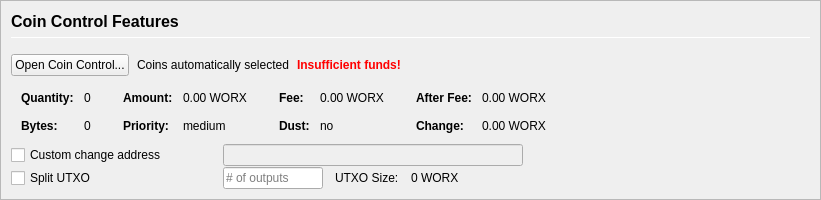
         <widget class="QFrame" name="frameCoinControl">
          <property name="sizePolicy">
           <sizepolicy hsizetype="Expanding" vsizetype="Expanding">
            <horstretch>0</horstretch>
            <verstretch>0</verstretch>
           </sizepolicy>
          </property>
          <property name="maximumSize">
           <size>
            <width>16777215</width>
            <height>16777215</height>
           </size>
          </property>
          <property name="frameShape">
           <enum>QFrame::StyledPanel</enum>
          </property>
          <property name="frameShadow">
           <enum>QFrame::Sunken</enum>
          </property>
          <layout class="QVBoxLayout" name="verticalLayoutCoinControl2">
           <property name="spacing">
            <number>0</number>
           </property>
           <property name="margin">
            <number>0</number>
           </property>
           <item>
            <widget class="QFrame" name="frameCoinControl_BG">
             <layout class="QVBoxLayout" name="verticalLayoutCoinControl" stretch="0,0,0,0,0,0">
              <property name="spacing">
               <number>1</number>
              </property>
              <property name="leftMargin">
               <number>10</number>
              </property>
              <property name="topMargin">
               <number>10</number>
              </property>
              <item>
               <layout class="QHBoxLayout" name="horizontalLayoutCoinControl1">
                <property name="bottomMargin">
                 <number>15</number>
                </property>
                <item>
                 <layout class="QVBoxLayout" name="verticalLayout_3">
                  <property name="spacing">
                   <number>6</number>
                  </property>
                  <item>
                   <widget class="QLabel" name="labelCoinControlFeatures">
                    <property name="sizePolicy">
                     <sizepolicy hsizetype="Preferred" vsizetype="Maximum">
                      <horstretch>0</horstretch>
                      <verstretch>0</verstretch>
                     </sizepolicy>
                    </property>
                    <property name="minimumSize">
                     <size>
                      <width>0</width>
                      <height>20</height>
                     </size>
                    </property>
                    <property name="font">
                     <font>
                      <pointsize>12</pointsize>
                      <weight>75</weight>
                      <bold>true</bold>
                     </font>
                    </property>
                    <property name="styleSheet">
                     <string notr="true">font-weight:bold;</string>
                    </property>
                    <property name="text">
                     <string>Coin Control Features</string>
                    </property>
                   </widget>
                  </item>
                  <item>
                   <widget class="Line" name="line">
                    <property name="minimumSize">
                     <size>
                      <width>0</width>
                      <height>1</height>
                     </size>
                    </property>
                    <property name="maximumSize">
                     <size>
                      <width>16777215</width>
                      <height>1</height>
                     </size>
                    </property>
                    <property name="orientation">
                     <enum>Qt::Horizontal</enum>
                    </property>
                   </widget>
                  </item>
                 </layout>
                </item>
               </layout>
              </item>
              <item>
               <layout class="QHBoxLayout" name="horizontalLayoutCoinControl2" stretch="0,0,0,0">
                <property name="spacing">
                 <number>8</number>
                </property>
                <property name="bottomMargin">
                 <number>10</number>
                </property>
                <item>
                 <widget class="QPushButton" name="pushButtonCoinControl">
                  <property name="styleSheet">
                   <string notr="true"/>
                  </property>
                  <property name="text">
                   <string>Open Coin Control...</string>
                  </property>
                  <property name="autoDefault">
                   <bool>false</bool>
                  </property>
                 </widget>
                </item>
                <item>
                 <widget class="QLabel" name="labelCoinControlAutomaticallySelected">
                  <property name="text">
                   <string>Coins automatically selected</string>
                  </property>
                  <property name="margin">
                   <number>5</number>
                  </property>
                 </widget>
                </item>
                <item>
                 <widget class="QLabel" name="labelCoinControlInsuffFunds">
                  <property name="font">
                   <font>
                    <weight>75</weight>
                    <bold>true</bold>
                   </font>
                  </property>
                  <property name="styleSheet">
                   <string notr="true">color:red;font-weight:bold;</string>
                  </property>
                  <property name="text">
                   <string>Insufficient funds!</string>
                  </property>
                  <property name="margin">
                   <number>5</number>
                  </property>
                 </widget>
                </item>
                <item>
                 <spacer name="horizontalSpacerCoinControl">
                  <property name="orientation">
                   <enum>Qt::Horizontal</enum>
                  </property>
                  <property name="sizeHint" stdset="0">
                   <size>
                    <width>40</width>
                    <height>1</height>
                   </size>
                  </property>
                 </spacer>
                </item>
               </layout>
              </item>
              <item>
               <widget class="QWidget" name="widgetCoinControl" native="true">
                <property name="sizePolicy">
                 <sizepolicy hsizetype="Preferred" vsizetype="Preferred">
                  <horstretch>0</horstretch>
                  <verstretch>0</verstretch>
                 </sizepolicy>
                </property>
                <property name="minimumSize">
                 <size>
                  <width>0</width>
                  <height>0</height>
                 </size>
                </property>
                <property name="styleSheet">
                 <string notr="true"/>
                </property>
                <layout class="QHBoxLayout" name="horizontalLayoutCoinControl5">
                 <property name="margin">
                  <number>0</number>
                 </property>
                 <item>
                  <layout class="QHBoxLayout" name="horizontalLayoutCoinControl3" stretch="0,0,0,1">
                   <property name="spacing">
                    <number>20</number>
                   </property>
                   <property name="topMargin">
                    <number>0</number>
                   </property>
                   <property name="bottomMargin">
                    <number>10</number>
                   </property>
                   <item>
                    <layout class="QFormLayout" name="formLayoutCoinControl1">
                     <property name="horizontalSpacing">
                      <number>10</number>
                     </property>
                     <property name="verticalSpacing">
                      <number>14</number>
                     </property>
                     <property name="leftMargin">
                      <number>10</number>
                     </property>
                     <property name="topMargin">
                      <number>4</number>
                     </property>
                     <property name="rightMargin">
                      <number>6</number>
                     </property>
                     <item row="0" column="0">
                      <widget class="QLabel" name="labelCoinControlQuantityText">
                       <property name="font">
                        <font>
                         <weight>75</weight>
                         <bold>true</bold>
                        </font>
                       </property>
                       <property name="text">
                        <string>Quantity:</string>
                       </property>
                       <property name="margin">
                        <number>0</number>
                       </property>
                      </widget>
                     </item>
                     <item row="0" column="1">
                      <widget class="QLabel" name="labelCoinControlQuantity">
                       <property name="cursor">
                        <cursorShape>IBeamCursor</cursorShape>
                       </property>
                       <property name="contextMenuPolicy">
                        <enum>Qt::ActionsContextMenu</enum>
                       </property>
                       <property name="text">
                        <string notr="true">0</string>
                       </property>
                       <property name="margin">
                        <number>0</number>
                       </property>
                       <property name="textInteractionFlags">
                        <set>Qt::LinksAccessibleByMouse|Qt::TextSelectableByKeyboard|Qt::TextSelectableByMouse</set>
                       </property>
                      </widget>
                     </item>
                     <item row="1" column="0">
                      <widget class="QLabel" name="labelCoinControlBytesText">
                       <property name="font">
                        <font>
                         <weight>75</weight>
                         <bold>true</bold>
                        </font>
                       </property>
                       <property name="text">
                        <string>Bytes:</string>
                       </property>
                      </widget>
                     </item>
                     <item row="1" column="1">
                      <widget class="QLabel" name="labelCoinControlBytes">
                       <property name="cursor">
                        <cursorShape>IBeamCursor</cursorShape>
                       </property>
                       <property name="contextMenuPolicy">
                        <enum>Qt::ActionsContextMenu</enum>
                       </property>
                       <property name="text">
                        <string notr="true">0</string>
                       </property>
                       <property name="textInteractionFlags">
                        <set>Qt::LinksAccessibleByMouse|Qt::TextSelectableByKeyboard|Qt::TextSelectableByMouse</set>
                       </property>
                      </widget>
                     </item>
                    </layout>
                   </item>
                   <item>
                    <layout class="QFormLayout" name="formLayoutCoinControl2">
                     <property name="horizontalSpacing">
                      <number>10</number>
                     </property>
                     <property name="verticalSpacing">
                      <number>14</number>
                     </property>
                     <property name="leftMargin">
                      <number>6</number>
                     </property>
                     <property name="topMargin">
                      <number>4</number>
                     </property>
                     <property name="rightMargin">
                      <number>6</number>
                     </property>
                     <item row="0" column="0">
                      <widget class="QLabel" name="labelCoinControlAmountText">
                       <property name="font">
                        <font>
                         <weight>75</weight>
                         <bold>true</bold>
                        </font>
                       </property>
                       <property name="text">
                        <string>Amount:</string>
                       </property>
                       <property name="margin">
                        <number>0</number>
                       </property>
                      </widget>
                     </item>
                     <item row="0" column="1">
                      <widget class="QLabel" name="labelCoinControlAmount">
                       <property name="cursor">
                        <cursorShape>IBeamCursor</cursorShape>
                       </property>
                       <property name="contextMenuPolicy">
                        <enum>Qt::ActionsContextMenu</enum>
                       </property>
                       <property name="text">
                        <string notr="true">0.00 WORX</string>
                       </property>
                       <property name="textInteractionFlags">
                        <set>Qt::LinksAccessibleByMouse|Qt::TextSelectableByKeyboard|Qt::TextSelectableByMouse</set>
                       </property>
                      </widget>
                     </item>
                     <item row="1" column="0">
                      <widget class="QLabel" name="labelCoinControlPriorityText">
                       <property name="font">
                        <font>
                         <weight>75</weight>
                         <bold>true</bold>
                        </font>
                       </property>
                       <property name="text">
                        <string>Priority:</string>
                       </property>
                      </widget>
                     </item>
                     <item row="1" column="1">
                      <widget class="QLabel" name="labelCoinControlPriority">
                       <property name="cursor">
                        <cursorShape>IBeamCursor</cursorShape>
                       </property>
                       <property name="contextMenuPolicy">
                        <enum>Qt::ActionsContextMenu</enum>
                       </property>
                       <property name="text">
                        <string>medium</string>
                       </property>
                       <property name="textInteractionFlags">
                        <set>Qt::LinksAccessibleByMouse|Qt::TextSelectableByKeyboard|Qt::TextSelectableByMouse</set>
                       </property>
                      </widget>
                     </item>
                    </layout>
                   </item>
                   <item>
                    <layout class="QFormLayout" name="formLayoutCoinControl3">
                     <property name="horizontalSpacing">
                      <number>10</number>
                     </property>
                     <property name="verticalSpacing">
                      <number>14</number>
                     </property>
                     <property name="leftMargin">
                      <number>6</number>
                     </property>
                     <property name="topMargin">
                      <number>4</number>
                     </property>
                     <property name="rightMargin">
                      <number>6</number>
                     </property>
                     <item row="0" column="0">
                      <widget class="QLabel" name="labelCoinControlFeeText">
                       <property name="font">
                        <font>
                         <weight>75</weight>
                         <bold>true</bold>
                        </font>
                       </property>
                       <property name="text">
                        <string>Fee:</string>
                       </property>
                       <property name="margin">
                        <number>0</number>
                       </property>
                      </widget>
                     </item>
                     <item row="0" column="1">
                      <widget class="QLabel" name="labelCoinControlFee">
                       <property name="cursor">
                        <cursorShape>IBeamCursor</cursorShape>
                       </property>
                       <property name="contextMenuPolicy">
                        <enum>Qt::ActionsContextMenu</enum>
                       </property>
                       <property name="text">
                        <string notr="true">0.00 WORX</string>
                       </property>
                       <property name="textInteractionFlags">
                        <set>Qt::LinksAccessibleByMouse|Qt::TextSelectableByKeyboard|Qt::TextSelectableByMouse</set>
                       </property>
                      </widget>
                     </item>
                     <item row="1" column="0">
                      <widget class="QLabel" name="labelCoinControlLowOutputText">
                       <property name="font">
                        <font>
                         <weight>75</weight>
                         <bold>true</bold>
                        </font>
                       </property>
                       <property name="text">
                        <string>Dust:</string>
                       </property>
                      </widget>
                     </item>
                     <item row="1" column="1">
                      <widget class="QLabel" name="labelCoinControlLowOutput">
                       <property name="cursor">
                        <cursorShape>IBeamCursor</cursorShape>
                       </property>
                       <property name="contextMenuPolicy">
                        <enum>Qt::ActionsContextMenu</enum>
                       </property>
                       <property name="text">
                        <string>no</string>
                       </property>
                       <property name="textInteractionFlags">
                        <set>Qt::LinksAccessibleByMouse|Qt::TextSelectableByKeyboard|Qt::TextSelectableByMouse</set>
                       </property>
                      </widget>
                     </item>
                    </layout>
                   </item>
                   <item>
                    <layout class="QFormLayout" name="formLayoutCoinControl4">
                     <property name="horizontalSpacing">
                      <number>10</number>
                     </property>
                     <property name="verticalSpacing">
                      <number>14</number>
                     </property>
                     <property name="leftMargin">
                      <number>6</number>
                     </property>
                     <property name="topMargin">
                      <number>4</number>
                     </property>
                     <property name="rightMargin">
                      <number>6</number>
                     </property>
                     <item row="0" column="0">
                      <widget class="QLabel" name="labelCoinControlAfterFeeText">
                       <property name="font">
                        <font>
                         <weight>75</weight>
                         <bold>true</bold>
                        </font>
                       </property>
                       <property name="text">
                        <string>After Fee:</string>
                       </property>
                       <property name="margin">
                        <number>0</number>
                       </property>
                      </widget>
                     </item>
                     <item row="0" column="1">
                      <widget class="QLabel" name="labelCoinControlAfterFee">
                       <property name="cursor">
                        <cursorShape>IBeamCursor</cursorShape>
                       </property>
                       <property name="contextMenuPolicy">
                        <enum>Qt::ActionsContextMenu</enum>
                       </property>
                       <property name="text">
                        <string notr="true">0.00 WORX</string>
                       </property>
                       <property name="textInteractionFlags">
                        <set>Qt::LinksAccessibleByMouse|Qt::TextSelectableByKeyboard|Qt::TextSelectableByMouse</set>
                       </property>
                      </widget>
                     </item>
                     <item row="1" column="0">
                      <widget class="QLabel" name="labelCoinControlChangeText">
                       <property name="font">
                        <font>
                         <weight>75</weight>
                         <bold>true</bold>
                        </font>
                       </property>
                       <property name="text">
                        <string>Change:</string>
                       </property>
                      </widget>
                     </item>
                     <item row="1" column="1">
                      <widget class="QLabel" name="labelCoinControlChange">
                       <property name="cursor">
                        <cursorShape>IBeamCursor</cursorShape>
                       </property>
                       <property name="contextMenuPolicy">
                        <enum>Qt::ActionsContextMenu</enum>
                       </property>
                       <property name="text">
                        <string notr="true">0.00 WORX</string>
                       </property>
                       <property name="textInteractionFlags">
                        <set>Qt::LinksAccessibleByMouse|Qt::TextSelectableByKeyboard|Qt::TextSelectableByMouse</set>
                       </property>
                      </widget>
                     </item>
                    </layout>
                   </item>
                  </layout>
                 </item>
                </layout>
               </widget>
              </item>
              <item>
               <layout class="QHBoxLayout" name="horizontalLayoutCoinControl4">
                <property name="spacing">
                 <number>12</number>
                </property>
                <property name="sizeConstraint">
                 <enum>QLayout::SetDefaultConstraint</enum>
                </property>
                <property name="topMargin">
                 <number>0</number>
                </property>
                <property name="rightMargin">
                 <number>0</number>
                </property>
                <item>
                 <widget class="QCheckBox" name="checkBoxCoinControlChange">
                  <property name="sizePolicy">
                   <sizepolicy hsizetype="Preferred" vsizetype="Preferred">
                    <horstretch>0</horstretch>
                    <verstretch>0</verstretch>
                   </sizepolicy>
                  </property>
                  <property name="minimumSize">
                   <size>
                    <width>200</width>
                    <height>0</height>
                   </size>
                  </property>
                  <property name="maximumSize">
                   <size>
                    <width>200</width>
                    <height>16777215</height>
                   </size>
                  </property>
                  <property name="toolTip">
                   <string>If this is activated, but the change address is empty or invalid, change will be sent to a newly generated address.</string>
                  </property>
                  <property name="text">
                   <string>Custom change address</string>
                  </property>
                 </widget>
                </item>
                <item>
                 <widget class="QValidatedLineEdit" name="lineEditCoinControlChange">
                  <property name="enabled">
                   <bool>false</bool>
                  </property>
                  <property name="sizePolicy">
                   <sizepolicy hsizetype="Preferred" vsizetype="Preferred">
                    <horstretch>0</horstretch>
                    <verstretch>0</verstretch>
                   </sizepolicy>
                  </property>
                  <property name="minimumSize">
                   <size>
                    <width>300</width>
                    <height>0</height>
                   </size>
                  </property>
                 </widget>
                </item>
                <item>
                 <widget class="QLabel" name="labelCoinControlChangeLabel">
                  <property name="sizePolicy">
                   <sizepolicy hsizetype="Preferred" vsizetype="Preferred">
                    <horstretch>0</horstretch>
                    <verstretch>0</verstretch>
                   </sizepolicy>
                  </property>
                  <property name="minimumSize">
                   <size>
                    <width>100</width>
                    <height>0</height>
                   </size>
                  </property>
                  <property name="text">
                   <string/>
                  </property>
                  <property name="margin">
                   <number>3</number>
                  </property>
                 </widget>
                </item>
               </layout>
              </item>
              <item>
               <layout class="QHBoxLayout" name="horizontalLayoutCoinControl6">
                <property name="spacing">
                 <number>12</number>
                </property>
                <property name="rightMargin">
                 <number>0</number>
                </property>
                <item>
                 <widget class="QCheckBox" name="splitBlockCheckBox">
                  <property name="sizePolicy">
                   <sizepolicy hsizetype="Preferred" vsizetype="Preferred">
                    <horstretch>0</horstretch>
                    <verstretch>0</verstretch>
                   </sizepolicy>
                  </property>
                  <property name="minimumSize">
                   <size>
                    <width>200</width>
                    <height>0</height>
                   </size>
                  </property>
                  <property name="maximumSize">
                   <size>
                    <width>200</width>
                    <height>16777215</height>
                   </size>
                  </property>
                  <property name="text">
                   <string>Split UTXO</string>
                  </property>
                 </widget>
                </item>
                <item>
                 <widget class="QLineEdit" name="splitBlockLineEdit">
                  <property name="sizePolicy">
                   <sizepolicy hsizetype="Preferred" vsizetype="Preferred">
                    <horstretch>50</horstretch>
                    <verstretch>0</verstretch>
                   </sizepolicy>
                  </property>
                  <property name="minimumSize">
                   <size>
                    <width>100</width>
                    <height>0</height>
                   </size>
                  </property>
                  <property name="maximumSize">
                   <size>
                    <width>100</width>
                    <height>16777215</height>
                   </size>
                  </property>
                  <property name="placeholderText">
                   <string># of outputs</string>
                  </property>
                 </widget>
                </item>
                <item>
                 <widget class="QLabel" name="labelBlockSizeText">
                  <property name="text">
                   <string>UTXO Size:</string>
                  </property>
                 </widget>
                </item>
                <item>
                 <widget class="QLabel" name="labelBlockSize">
                  <property name="text">
                   <string>0 WORX</string>
                  </property>
                 </widget>
                </item>
                <item>
                 <spacer name="horizontalSpacer_7">
                  <property name="orientation">
                   <enum>Qt::Horizontal</enum>
                  </property>
                  <property name="sizeHint" stdset="0">
                   <size>
                    <width>40</width>
                    <height>20</height>
                   </size>
                  </property>
                 </spacer>
                </item>
               </layout>
              </item>
              <item>
               <spacer name="verticalSpacerCoinControl">
                <property name="orientation">
                 <enum>Qt::Vertical</enum>
                </property>
                <property name="sizeHint" stdset="0">
                 <size>
                  <width>800</width>
                  <height>1</height>
                 </size>
                </property>
               </spacer>
              </item>
             </layout>
            </widget>
           </item>
          </layout>
         </widget>
